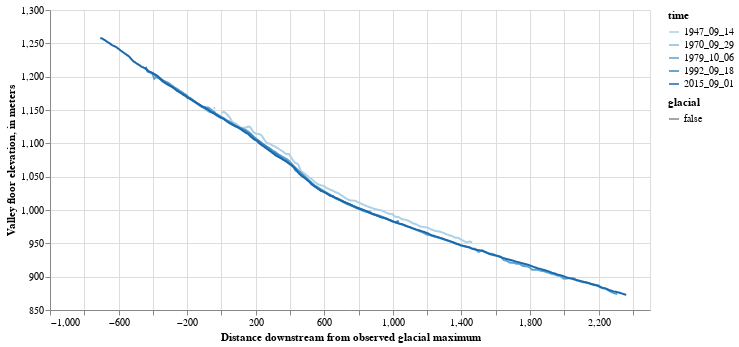

The cell this chart's notebook holds for it:
### Code cell
src = combined_gdf[[ "time", "path_distance_from_glacier", "elevation", "glacial"]].reset_index()
src['time'] = src['time'].apply(lambda x: x.strftime(strip_time_format))
alt.Chart(
    src
).mark_line().transform_filter(
    (datum.glacial == False)
).encode(
    alt.X("path_distance_from_glacier:Q", title="Distance downstream from observed glacial maximum"),
    alt.Y("elevation:Q", scale=alt.Scale(zero=False), impute=alt.ImputeParams(value=None), title="Valley floor elevation, in meters"),
    alt.Color("time:O"),
    alt.StrokeDash('glacial:N')
).properties(
    width = 600,
    # height = 600
)

### Figure 1 — Vega-Lite specification as saved in the notebook (floating-point values rounded to 4 significant figures; data arrays with more than 128 entries replaced by an {"elided": "..."} marker saying what was removed)
{"config": {"view": {"continuousWidth": 400, "continuousHeight": 300}}, "data": {"name": "data-b5b1e4f1c63d0eb593ccbeedba66722c"}, "mark": "line", "encoding": {"color": {"field": "time", "type": "ordinal"}, "strokeDash": {"field": "glacial", "type": "nominal"}, "x": {"field": "path_distance_from_glacier", "title": "Distance downstream from observed glacial maximum", "type": "quantitative"}, "y": {"field": "elevation", "impute": {"value": null}, "scale": {"zero": false}, "title": "Valley floor elevation, in meters", "type": "quantitative"}}, "transform": [{"filter": "(datum.glacial === false)"}], "width": 600, "$schema": "https://vega.github.io/schema/vega-lite/v4.17.0.json", "datasets": {"data-b5b1e4f1c63d0eb593ccbeedba66722c": {"elided": "980 records"}}}
